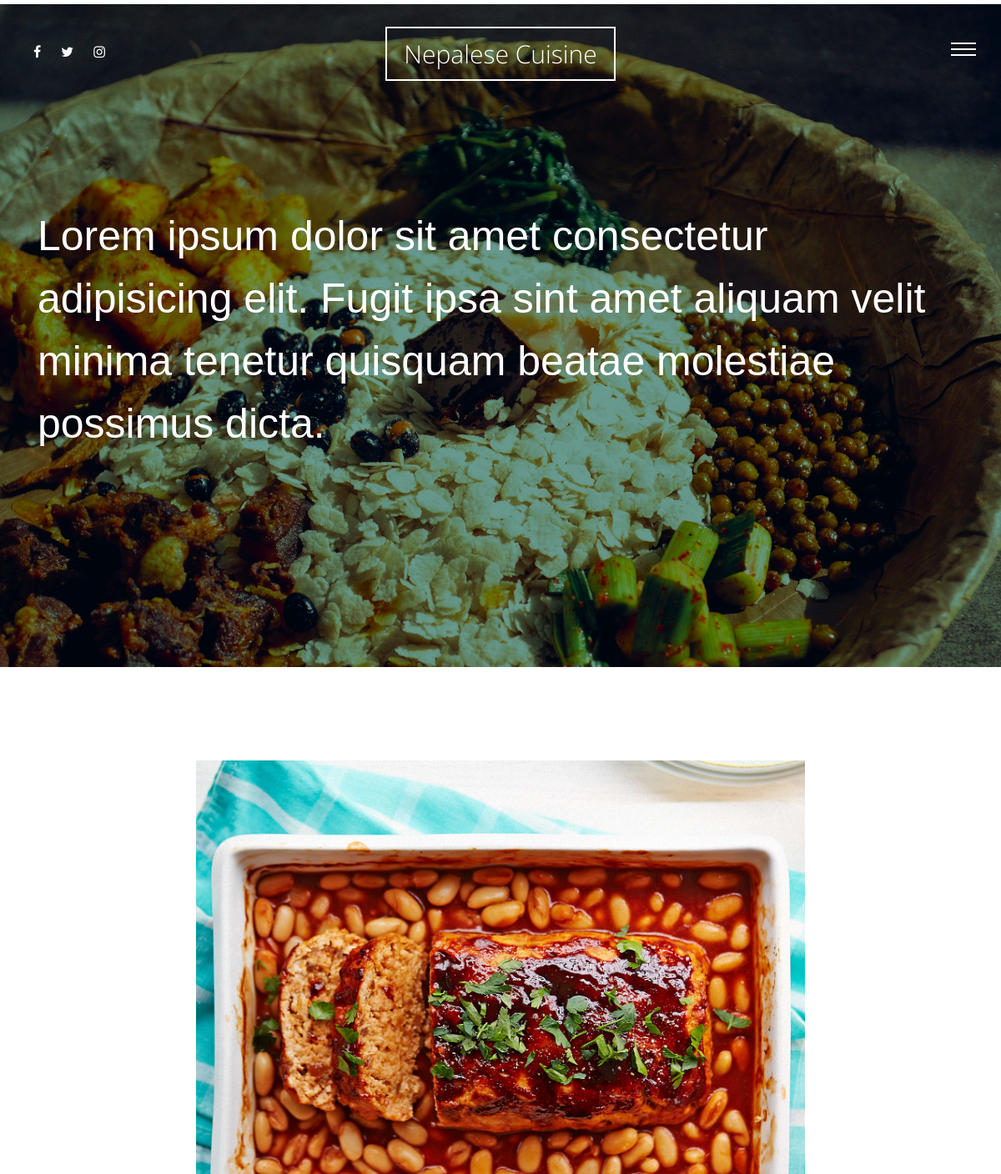
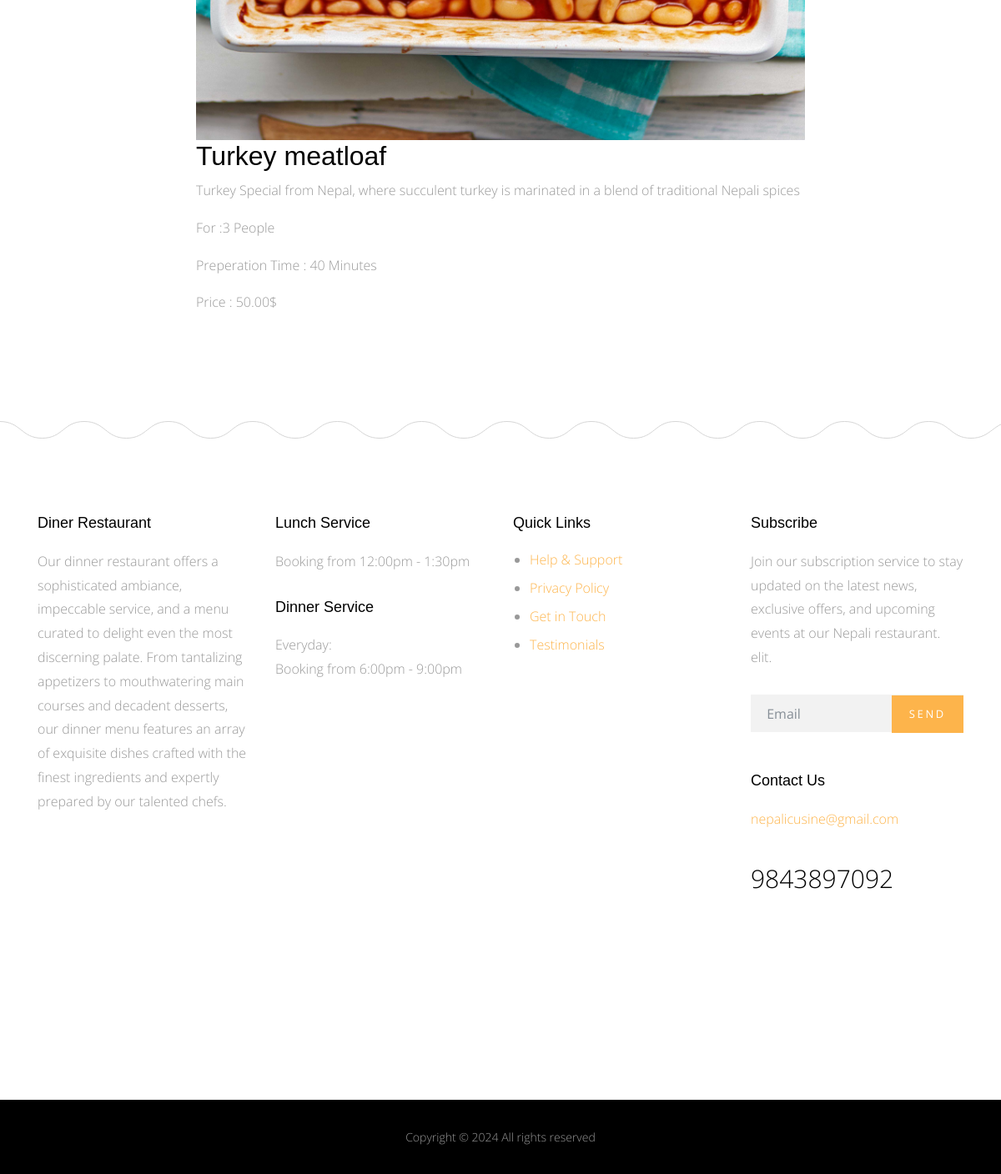
Page /meals/turkey-meatloaf on the committed database (2 pictures, top to bottom).
### meals/models.py (models this page shows, shortened)
class Meals(models.Model):
    name = models.CharField(max_length=50)
    description = models.TextField(max_length=500)
    category = models.ForeignKey('Category' , on_delete=models.SET_NULL , null=True)
    people = models.IntegerField()
    price = models.DecimalField(max_digits=5 , decimal_places=2)
    preperation_time =models.IntegerField()
    image = models.ImageField(upload_to='meals/')
    slug = models.SlugField(blank=True, null=True)
    class Meta:
        verbose_name = 'meal'
        verbose_name_plural = 'meals'
    def __str__(self):
        return self.name

### meals/views.py (the view)
# urls.py: path('<slug:slug>' , views.meal_detail , name='meal_detail')
def meal_detail(request , slug):
    meal_detail = Meals.objects.get(slug=slug)
    context = {'meal_detail' : meal_detail}
    return render(request , 'Meals/detail.html' , context)

### meals/templates/Meals/detail.html (shortened to what this page needs)
{% extends 'base.html' %}
{% load static %}
{% block body %}
      <div class="main-wrap">
        <div class="cover_1">
          <div class="img_bg" style="background-image: url({% static 'site_static/img/slider-1.jpg' %})" data-stellar-background-ratio="0.5">
            <div class="container">
              <div class="row align-items-center">
                <div class="col-md-12" data-aos="fade-up">
                  <h2 class="heading">Lorem ipsum dolor sit amet consectetur adipisicing elit. Fugit ipsa sint amet aliquam velit minima tenetur quisquam beatae molestiae possimus dicta.</h2>
                </div>
              </div>
            </div>
          </div>
        </div>
        <div class="section">
          <div class="container">
            <div class="row justify-content-center">
              <div class="col-md-8" data-aos="fade-up">
                    <img class="meal_img" src="{{meal_detail.image.url}}" alt="">
                    <h2>{{meal_detail}}</h2>
                    <p>{{meal_detail.description}}</p>
                    <p>For :{{meal_detail.people}} People</p>
                    <p>Preperation Time : {{meal_detail.preperation_time}} Minutes</p>
                    <p>Price : {{meal_detail.price}}$ </p>
              </div>
            </div>
          </div>
        </div>
      </div>
      {% endblock body %}

### static/site_static/css/style.css (style rules this page uses)
html { overflow-x: hidden; }
body { background: #fff; font-family: "Open Sans", cursive; font-size: 16px; line-height: 1.8; font-weight: 300; color: #999999; }
h1, h2, h3, h4, h5 { color: #000; font-family: "Playfair Display", Arial, sans-serif; }
.section { padding: 7em 0; }
.cover_1 { position: relative; }
.cover_1 .img_bg { background-repeat: no-repeat; background-size: cover !important; background-position: center center; }
.cover_1 .img_bg, .cover_1 .img_bg > .container > .row { min-height: 700px; height: 100vh; }
.cover_1 .heading { color: white; font-weight: 300; font-size: 30px; line-height: 1.5; }
@media (min-width: 768px) { .cover_1 .heading { font-size: 50px; line-height: 1.5; } }
.meal_img { width: 100% !important ; }

### rows in the picture
Meals: image (picture), name "Turkey meatloaf", description "Turkey Special from Nepal, where succulent turkey is marinated in a blend of traditional Nepali spices", people "3", preperation_time "40", price "50.00"
